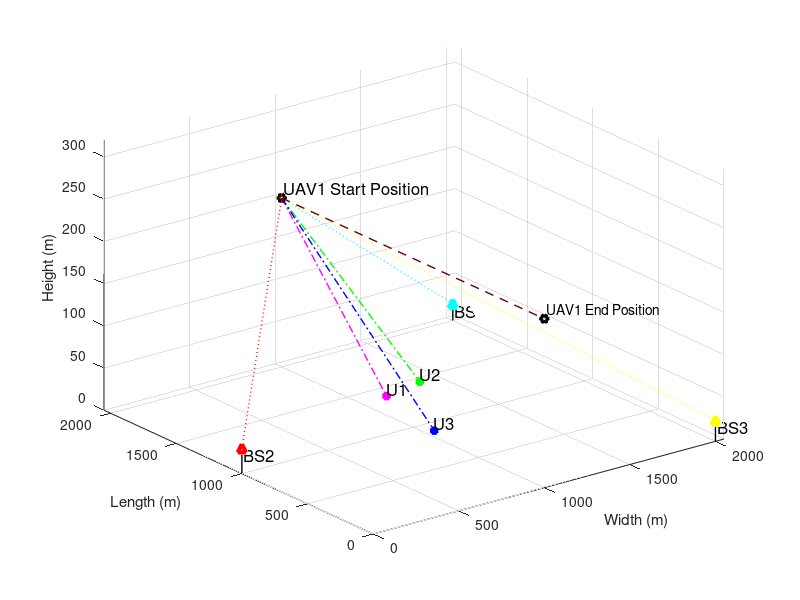

Here is the MATLAB script that generated this plot: (Note: this script raises an error after producing the figure.)
clc;
clear variables;
close all;

%% Simulation Environment

enWidth = 2000;             % Simulation Environment Width (X axis)
enLength = 2000;            % Simulation Environment Length (Y axis)
enHeight = 320;             % Simulation Environment Height (Z axis)
maxHeighUAV = 300;          % Maximum Height of UAV
minHeighUAV = 50;           % Minimum Height of UAV
noUsers = 3;                % Number of Users
noBS = 3;                   % Number of Base Sations
noUAV = 1;                  % Number of UAVs

%% Ground Users, Base Stations and UAV Positions


for i=1:noUAV
    % UAV Start Position
    xUAV_S(i) = 1000;       % UAV start position in X axis
    yUAV_S(i) = enLength;   % UAV start position in Y axis
    zUAV_S(i) = 200;        % UAV start position in Z axis
    
    % UAV End Position
    xUAV_E(i) = 1000;       % UAV end position in X axis
    yUAV_E(i) = 0;          % UAV end position in Y axis
    zUAV_E(i) = 200;        % UAV end position in Z axis
end

% Initialization of UAV moving positions
for i=1:noUAV
    xUAV(i) = 1000;         % UAV position in X axis
    yUAV(i) = enLength;     % UAV position in Y axis
    zUAV(i) = zUAV_S(i);    % UAV position in Z axis
end

% BS positions in the environment
xBS = [2000,0,2000];        % BSs positions in X axis
yBS = [2000,1000,0];        % BSs positions in Y axis
zBS = [20, 30, 25];         % BSs positions in Z axis

% Ground Users' posision
for i=1:noUsers
    xUser(i) = randi([enWidth/4, 3*enWidth/4]);     % User position in X axis
    yUser(i) = randi([enLength/4, 3*enLength/4]);   % User position in Y axis
    zUser(i) = 0;                                   % User position in Z axis = 0
end

%% Figure plot in Initialization of Environment


% Ground User plotting
figure,
%userPlot = plot3(xUser,yUser,zUser,'k*','linewidth',3); hold on;
userColorCode = ['m*';'g*';'b*'];
for o=1:noUsers
    userPlot(o) = plot3(xUser(o),yUser(o),zUser(o),userColorCode(o,:),'linewidth',3); 
    hold on;
end
for o=1:noUsers
    textUsers(o) = text(xUser(o)-10,yUser(o)-10,zUser(o)+10,['U',num2str(o)],'FontSize', 12);
    %textUsAngle(o) = text(xUser(o)+10,yUser(o)+10,['U_{\theta_{',num2str(o),'}}'],'FontSize', 12);
end

% UAVs Plotting
uavColorCode = ['kh'];
for o=1:noUAV
    plot3(xUAV_S(o), yUAV_S(o), zUAV_S(o), uavColorCode(o,:),'linewidth', 3);
end
for o=1:noUAV
    text(xUAV_S(o) + 20, yUAV_S(o) + 10, zUAV_S(o) + 10,['UAV',num2str(o),' Start Position'],'FontSize', 12);
end

for o=1:noUAV
    plot3(xUAV_E(o), yUAV_E(o), zUAV_E(o), uavColorCode(o,:),'linewidth', 3);
end
for o=1:noUAV
    text(xUAV_E(o) + 20, yUAV_E(o) + 10, zUAV_E(o) + 10,['UAV',num2str(o),' End Position']);
end

% BSs Plotting
bsColorCode = ['c^';'r^';'y^'];
for o=1:noBS
    plot3(xBS(o), yBS(o), zBS(o), bsColorCode(o,:),'linewidth', 3);
end
for o=1:noBS
    plot3([xBS(o) xBS(o)], [yBS(o) yBS(o)],[zBS(o) 0], 'k-','linewidth', 1); drawnow
    text(xBS(o) + 20, yBS(o) + 10, zBS(o) - 10,['BS', num2str(o)],'FontSize', 12);
end

% Plotting LoS Channel between BSs and UAVs
bsColorCodeLine = ['c:';'r:';'y:'];
for i = 1:noUAV
    for directBS = 1:noBS
        plot3([xUAV(i) xBS(directBS)], [yUAV(i) yBS(directBS)],[zUAV(i) zBS(directBS)], bsColorCodeLine(directBS,:),'linewidth', 1); drawnow
    end
end

% Plotting LoS Channel between users and UAVs
userColorCodeLine = ['m-.';'g-.';'b-.'];
for i = 1:noUAV
    for directUsers = 1:noUsers
        plot3([xUAV(i) xUser(directUsers)], [yUAV(i) yUser(directUsers)],[zUAV(i) zUser(directUsers)], userColorCodeLine(directUsers,:),'linewidth', 1); drawnow
    end
end

% Plotting UAV default path
for i = 1:noUAV
    plot3([xUAV_S(i) xUAV_E(i)], [yUAV_S(i) yUAV_E(i)],[zUAV_S(i) zUAV_E(i)], '--', 'Color', '#660000' ,'linewidth', 1); drawnow
end

mx = (zUAV_S - zUAV_E)/(yUAV_S - yUAV_E);
c = zUAV_S - mx*yUAV_S;

% 3D Plot labels
xlim([0 2050])
ylim([0 2050])
zlim([0 320])
xlabel('Width (m)');
ylabel('Length (m)');
zlabel('Height (m)');
grid on; hold on; drawnow

%% Information for path loss model

eta = 2.5;              % Path Loss Component
b_0dB = -50;            % Reference Channel Gain in dB
b_0 = db2pow(b_0dB);    % Reference Channel Gain in linear scale
k = 0.01;               % Additional attenuation for NLoS

%% Infromation for Rician Fading Model

% Rician factor
K_min = 4;      % K_min value in dB
K_max = 12;     % K_max value in dB

A1 = db2pow(K_min);
A2 = (2/pi)*log((db2pow(K_max))/A1);

%N = 10^5;
g = sqrt(1/2)*(randn(1,1)+1i*randn(1,1));


%% Simulation

for j = enLength:-100:0
    for i=1:noUAV
        zUAV(i) = mx*j + c;
        yUAV(i) = j;
        plot3(xUAV(i),  yUAV(i),  zUAV(i), 'r+','linewidth', 0.5);hold on;

        % LoS distance between UAVs and BSs
        for bm=1:noBS
            groundDisUAV_BS(i,bm) = sqrt((xUAV(i)-xBS(bm))^2 + (yUAV(i)-yBS(bm))^2);
            DisUAV_BS(i,bm) = sqrt(groundDisUAV_BS(i,bm)^2 + (zBS(bm)-zUAV(i))^2);
            
            % Elavation Angle in radiant between UAVs and Users
            angleUAV_BS(i,bm) = atan(abs(zBS(bm)-zUAV(i))/groundDisUAV_BS(i,bm))*(180/pi);
            
            PLoS_BS(index,i,bm) = 1/(1+(10*exp(-0.6*(angleUAV_BS(i,bm)-10))));
            
            pow_LoS_BS = b_0*(DisUAV_BS(i,bm)^(-eta));
            pow_NLoS_BS = k*b_0*(DisUAV_BS(i,bm)^(-eta));
            Ch_pow_LoS_BS(index,i,bm) = pow2db(pow_LoS_BS); 
            Ch_pow_NLoS_BS(index,i,bm) = pow2db(pow_NLoS_BS);
            
            % Expected Path Loss Channel gain
            E_bd_BS = PLoS_BS(index,i,bm)*pow_LoS_BS + (1 - PLoS_BS(index,i,bm))*pow_NLoS_BS;
            E_bd_dB_BS(index,i,bm) = pow2db(E_bd_BS); % in dB
            
            % Angle depend rician factor
            K_UAV_BS(i,bm) = A1*exp(A2*angleUAV_BS(i,bm)*(pi/180));
            
            g_UAV_BS(i,bm) = sqrt(K_UAV_BS(i,bm)/(1+K_UAV_BS(i,bm)))*g + sqrt(1/(1+K_UAV_BS(i,bm)))*g;
            
            h_UAV_BS(index,i,bm) = sqrt(pow_LoS_BS)*g_UAV_BS(i,bm);
            
            h_UAV_BS_dB(index,i,bm) = pow2db(abs(h_UAV_BS(index,i,bm))^2);
            
        end
        
        % LoS distance between UAVs and Users
        for m=1:noUsers
            groundDisUAV_User(i,m) = sqrt((xUAV(i)-xUser(m))^2 + (yUAV(i)-yUser(m))^2);
            DisUAV_User(i,m) = sqrt(groundDisUAV_User(i,m)^2 + zUAV(i)^2);
            
            % Elavation Angle in radiant between UAVs and Users
            angleUAV_User(i,m) = atan(zUAV(i)/groundDisUAV_User(i,m))*(180/pi);
            
            
            PLoS(index,i,m) = 1/(1+(10*exp(-0.6*(angleUAV_User(i,m)-10))));
            
            pow_LoS = b_0*(DisUAV_User(i,m)^(-eta));
            pow_NLoS = k*b_0*(DisUAV_User(i,m)^(-eta));
            Ch_pow_LoS(index,i,m) = pow2db(pow_LoS); 
            Ch_pow_NLoS(index,i,m) = pow2db(pow_NLoS);
            
            % Expected Path Loss Channel gain
            E_bd = PLoS(index,i,m)*pow_LoS + (1 - PLoS(index,i,m))*pow_NLoS;
            E_bd_dB(index,i,m) = pow2db(E_bd); % in dB
            
            
            % Angle depend rician factor
            K_UAV_User(i,m) = A1*exp(A2*angleUAV_User(i,m)*(pi/180));
            
            g_UAV_User(i,m) = sqrt(K_UAV_User(i,m)/(1+K_UAV_User(i,m)))*g + sqrt(1/(1+K_UAV_User(i,m)))*g;
            
            h_UAV_Users(index,i,m) = sqrt(pow_LoS)*g_UAV_User(i,m);
            
            h_UAV_Users_dB(index,i,m) = pow2db(abs(h_UAV_Users(index,i,m))^2);
           
        end
        
        % Power coefficeints calculation for users
        [pow_coef_array_ch(index,:), pow_coef_array_fr(index,:)] = findPowCoeff(abs(h_UAV_Users(index,i,:)),noUsers);
        
        % Achievable Rate Calculations for Users
        [achievableRate_ch(index,:), achievableRate_fr(index,:)] = findAchievableRate(h_UAV_Users(index,i,:),pow_coef_array_ch(index,:),pow_coef_array_fr(index,:),noUsers);
        
        % Achievable Rate Calculations for BSs
        achievableRate_BS(index,:) = findAchievableRate_BS(h_UAV_BS(index,i,:),noBS);
        
        % Achievable Rate Calculations for Users in SWIPT model
        [achievableRate_ch_SWIPT(index,:), achievableRate_fr_SWIPT(index,:)] = findAchievableRate_SWIPT(h_UAV_Users(index,i,:),h_UAV_BS(index,i,:),pow_coef_array_ch(index,:),pow_coef_array_fr(index,:),noUsers);
        
        minRate = min(achievableRate_ch(index,:))
        if index>1 && index<21
            updatedPosition = positionUpdate_PSO(xUAV(i),yUAV(i),zUAV(i),minRate,noUsers,xUser,yUser,g);
            up_xUAV(index,i) = xUAV(i) + updatedPosition.position(1);
            up_zUAV(index,i) = zUAV(i) + updatedPosition.position(2);
            up_yUAV(index,i) = yUAV(i);
        else
            up_xUAV(index,i) = xUAV(i);
            up_yUAV(index,i) = yUAV(i);
            up_zUAV(index,i) = zUAV(i);
        end
        plot3(up_xUAV(index,i),  up_yUAV(index,i),  up_zUAV(index,i), 'gh','linewidth', 0.5);hold on;
        
        if index>1 
            plot3([up_xUAV(index-1,i) up_xUAV(index,i)], [up_yUAV(index-1,i) up_yUAV(index,i)],[up_zUAV(index-1,i) up_zUAV(index,i)], 'g--','linewidth', 0.5); drawnow
        end
       % updatedPosition.minRate
        % LoS distance between UAVs and BSs
        for bm=1:noBS
            groundDisUAV_BS_Up(i,bm) = sqrt((up_xUAV(index,i)-xBS(bm))^2 + (up_yUAV(index,i)-yBS(bm))^2);
            DisUAV_BS_Up(i,bm) = sqrt(groundDisUAV_BS_Up(i,bm)^2 + (zBS(bm)-up_zUAV(index,i))^2);
            
            % Elavation Angle in radiant between UAVs and Users
            angleUAV_BS_Up(i,bm) = atan(abs(zBS(bm)-up_zUAV(index,i))/groundDisUAV_BS_Up(i,bm))*(180/pi);
            
            PLoS_BS_Up(index,i,bm) = 1/(1+(10*exp(-0.6*(angleUAV_BS_Up(i,bm)-10))));
            
            pow_LoS_BS_Up = b_0*(DisUAV_BS_Up(i,bm)^(-eta));
            pow_NLoS_BS_Up = k*b_0*(DisUAV_BS_Up(i,bm)^(-eta));
            Ch_pow_LoS_BS_Up(index,i,bm) = pow2db(pow_LoS_BS_Up); 
            Ch_pow_NLoS_BS_Up(index,i,bm) = pow2db(pow_NLoS_BS_Up);
            
            % Expected Path Loss Channel gain
            E_bd_BS_Up = PLoS_BS_Up(index,i,bm)*pow_LoS_BS_Up + (1 - PLoS_BS_Up(index,i,bm))*pow_NLoS_BS_Up;
            E_bd_dB_BS_Up(index,i,bm) = pow2db(E_bd_BS_Up); % in dB
            
            % Angle depend rician factor
            K_UAV_BS_Up(i,bm) = A1*exp(A2*angleUAV_BS_Up(i,bm)*(pi/180));
            
            g_UAV_BS_Up(i,bm) = sqrt(K_UAV_BS_Up(i,bm)/(1+K_UAV_BS_Up(i,bm)))*g + sqrt(1/(1+K_UAV_BS_Up(i,bm)))*g;
            
            h_UAV_BS_Up(index,i,bm) = sqrt(pow_LoS_BS_Up)*g_UAV_BS_Up(i,bm);
            
            h_UAV_BS_dB_Up(index,i,bm) = pow2db(abs(h_UAV_BS_Up(index,i,bm))^2);
            
        end
        
        % LoS distance between UAVs and Users
        for m=1:noUsers
            groundDisUAV_User_Up(i,m) = sqrt((up_xUAV(index,i)-xUser(m))^2 + (up_yUAV(index,i)-yUser(m))^2);
            DisUAV_User_Up(i,m) = sqrt(groundDisUAV_User_Up(i,m)^2 + up_zUAV(index,i)^2);
            
            % Elavation Angle in radiant between UAVs and Users
            angleUAV_User_Up(i,m) = atan(up_zUAV(index,i)/groundDisUAV_User_Up(i,m))*(180/pi);
            
            
            PLoS_Up(index,i,m) = 1/(1+(10*exp(-0.6*(angleUAV_User_Up(i,m)-10))));
            
            pow_LoS_Up = b_0*(DisUAV_User_Up(i,m)^(-eta));
            pow_NLoS_Up = k*b_0*(DisUAV_User_Up(i,m)^(-eta));
            Ch_pow_LoS_Up(index,i,m) = pow2db(pow_LoS_Up); 
            Ch_pow_NLoS_Up(index,i,m) = pow2db(pow_NLoS_Up);
            
            % Expected Path Loss Channel gain
            E_bd_Up = PLoS_Up(index,i,m)*pow_LoS_Up + (1 - PLoS_Up(index,i,m))*pow_NLoS_Up;
            E_bd_dB_Up(index,i,m) = pow2db(E_bd_Up); % in dB
            
            
            % Angle depend rician factor
            K_UAV_User_Up(i,m) = A1*exp(A2*angleUAV_User_Up(i,m)*(pi/180));
            
            g_UAV_User_Up(i,m) = sqrt(K_UAV_User_Up(i,m)/(1+K_UAV_User_Up(i,m)))*g + sqrt(1/(1+K_UAV_User_Up(i,m)))*g;
            
            h_UAV_Users_Up(index,i,m) = sqrt(pow_LoS_Up)*g_UAV_User_Up(i,m);
            
            h_UAV_Users_dB_Up(index,i,m) = pow2db(abs(h_UAV_Users_Up(index,i,m))^2);
           
        end
%         %%%%%%%%%%%%%%%%%%%%%%%%%%%%%%%%%%%%%%%%%%%%%%%%%%%%%%%%%%%%%%%%%%%%%%%%%%%%%%%%%%%%%%%%%%%%%%%%%%
%         minRate_SWIPT = min(achievableRate_ch_SWIPT(index,:))
%         if index>1 && index<21
%             updatedPosition_SWIPT = positionUpdate_PSO_SWIPT(xUAV(i),yUAV(i),zUAV(i),xBS,yBS,zBS,minRate,noUsers,xUser,yUser,g,noBS);
%             up_xUAV_SWIPT(index,i) = xUAV(i) + updatedPosition_SWIPT.position(1);
%             up_zUAV_SWIPT(index,i) = zUAV(i) + updatedPosition_SWIPT.position(2);
%             up_yUAV_SWIPT(index,i) = yUAV(i);
%         else
%             up_xUAV_SWIPT(index,i) = xUAV(i);
%             up_yUAV_SWIPT(index,i) = yUAV(i);
%             up_zUAV_SWIPT(index,i) = zUAV(i);
%         end
%         plot3(up_xUAV_SWIPT(index,i),  up_yUAV_SWIPT(index,i),  up_zUAV_SWIPT(index,i), 'gp','linewidth', 0.5);hold on;
%         
%         if index>1 
%             plot3([up_xUAV_SWIPT(index-1,i) up_xUAV_SWIPT(index,i)], [up_yUAV_SWIPT(index-1,i) up_yUAV_SWIPT(index,i)],[up_zUAV_SWIPT(index-1,i) up_zUAV_SWIPT(index,i)], 'm--','linewidth', 0.5); drawnow
%         end
%        % updatedPosition.minRate
%         % LoS distance between UAVs and BSs
%         for bm=1:noBS
%             groundDisUAV_BS_Up_SWIPT(i,bm) = sqrt((up_xUAV_SWIPT(index,i)-xBS(bm))^2 + (up_yUAV_SWIPT(index,i)-yBS(bm))^2);
%             DisUAV_BS_Up_SWIPT(i,bm) = sqrt(groundDisUAV_BS_Up_SWIPT(i,bm)^2 + (zBS(bm)-up_zUAV_SWIPT(index,i))^2);
%             
%             % Elavation Angle in radiant between UAVs and Users
%             angleUAV_BS_Up_SWIPT(i,bm) = atan(abs(zBS(bm)-up_zUAV_SWIPT(index,i))/groundDisUAV_BS_Up_SWIPT(i,bm))*(180/pi);
%             
%             PLoS_BS_Up_SWIPT(index,i,bm) = 1/(1+(10*exp(-0.6*(angleUAV_BS_Up_SWIPT(i,bm)-10))));
%             
%             pow_LoS_BS_Up_SWIPT = b_0*(DisUAV_BS_Up_SWIPT(i,bm)^(-eta));
%             pow_NLoS_BS_Up_SWIPT = k*b_0*(DisUAV_BS_Up_SWIPT(i,bm)^(-eta));
%             Ch_pow_LoS_BS_Up_SWIPT(index,i,bm) = pow2db(pow_LoS_BS_Up_SWIPT); 
%             Ch_pow_NLoS_BS_Up_SWIPT(index,i,bm) = pow2db(pow_NLoS_BS_Up_SWIPT);
%             
%             % Expected Path Loss Channel gain
%             E_bd_BS_Up_SWIPT = PLoS_BS_Up_SWIPT(index,i,bm)*pow_LoS_BS_Up_SWIPT + (1 - PLoS_BS_Up_SWIPT(index,i,bm))*pow_NLoS_BS_Up_SWIPT;
%             E_bd_dB_BS_Up_SWIPT(index,i,bm) = pow2db(E_bd_BS_Up_SWIPT); % in dB
%             
%             % Angle depend rician factor
%             K_UAV_BS_Up_SWIPT(i,bm) = A1*exp(A2*angleUAV_BS_Up_SWIPT(i,bm)*(pi/180));
%             
%             g_UAV_BS_Up_SWIPT(i,bm) = sqrt(K_UAV_BS_Up_SWIPT(i,bm)/(1+K_UAV_BS_Up_SWIPT(i,bm)))*g + sqrt(1/(1+K_UAV_BS_Up_SWIPT(i,bm)))*g;
%             
%             h_UAV_BS_Up_SWIPT(index,i,bm) = sqrt(pow_LoS_BS_Up_SWIPT)*g_UAV_BS_Up_SWIPT(i,bm);
%             
%             h_UAV_BS_dB_Up_SWIPT(index,i,bm) = pow2db(abs(h_UAV_BS_Up_SWIPT(index,i,bm))^2);
%             
%         end
%         
%         % LoS distance between UAVs and Users
%         for m=1:noUsers
%             groundDisUAV_User_Up_SWIPT(i,m) = sqrt((up_xUAV_SWIPT(index,i)-xUser(m))^2 + (up_yUAV_SWIPT(index,i)-yUser(m))^2);
%             DisUAV_User_Up_SWIPT(i,m) = sqrt(groundDisUAV_User_Up_SWIPT(i,m)^2 + up_zUAV_SWIPT(index,i)^2);
%             
%             % Elavation Angle in radiant between UAVs and Users
%             angleUAV_User_Up_SWIPT(i,m) = atan(up_zUAV_SWIPT(index,i)/groundDisUAV_User_Up_SWIPT(i,m))*(180/pi);
%             
%             
%             PLoS_Up_SWIPT(index,i,m) = 1/(1+(10*exp(-0.6*(angleUAV_User_Up_SWIPT(i,m)-10))));
%             
%             pow_LoS_Up_SWIPT = b_0*(DisUAV_User_Up_SWIPT(i,m)^(-eta));
%             pow_NLoS_Up_SWIPT = k*b_0*(DisUAV_User_Up_SWIPT(i,m)^(-eta));
%             Ch_pow_LoS_Up_SWIPT(index,i,m) = pow2db(pow_LoS_Up_SWIPT); 
%             Ch_pow_NLoS_Up_SWIPT(index,i,m) = pow2db(pow_NLoS_Up_SWIPT);
%             
%             % Expected Path Loss Channel gain
%             E_bd_Up_SWIPT = PLoS_Up_SWIPT(index,i,m)*pow_LoS_Up_SWIPT + (1 - PLoS_Up_SWIPT(index,i,m))*pow_NLoS_Up_SWIPT;
%             E_bd_dB_Up_SWIPT(index,i,m) = pow2db(E_bd_Up_SWIPT); % in dB
%             
%             
%             % Angle depend rician factor
%             K_UAV_User_Up_SWIPT(i,m) = A1*exp(A2*angleUAV_User_Up_SWIPT(i,m)*(pi/180));
%             
%             g_UAV_User_Up_SWIPT(i,m) = sqrt(K_UAV_User_Up_SWIPT(i,m)/(1+K_UAV_User_Up_SWIPT(i,m)))*g + sqrt(1/(1+K_UAV_User_Up_SWIPT(i,m)))*g;
%             
%             h_UAV_Users_Up_SWIPT(index,i,m) = sqrt(pow_LoS_Up_SWIPT)*g_UAV_User_Up_SWIPT(i,m);
%             
%             h_UAV_Users_dB_Up_SWIPT(index,i,m) = pow2db(abs(h_UAV_Users_Up_SWIPT(index,i,m))^2);
%            
%         end
% 
%         
%         
%         
%         %%%%%%%%%%%%%%%%%%%%%%%%%%%%%%%%%%%%%%%%%%%%%%%%%%%%%%%%%%%%%%%%%%%%%%%%%%%%%%%%%%%%%%%%%%%%%%%%%
        % Power coefficeints calculation for users
        [pow_coef_array_ch_Up(index,:), pow_coef_array_fr_Up(index,:)] = findPowCoeff(abs(h_UAV_Users_Up(index,i,:)),noUsers);
        
        % Achievable Rate Calculations for Users
        [achievableRate_ch_Up(index,:), achievableRate_fr_Up(index,:)] = findAchievableRate(h_UAV_Users_Up(index,i,:),pow_coef_array_ch_Up(index,:),pow_coef_array_fr_Up(index,:),noUsers);
        
        % Achievable Rate Calculations for BSs
        achievableRate_BS_Up(index,:) = findAchievableRate_BS(h_UAV_BS_Up(index,i,:),noBS);
        
        % Achievable Rate Calculations for Users in SWIPT model
        [achievableRate_ch_SWIPT_Up(index,:), achievableRate_fr_SWIPT_Up(index,:)] = findAchievableRate_SWIPT(h_UAV_Users_Up(index,i,:),h_UAV_BS_Up(index,i,:),pow_coef_array_ch_Up(index,:),pow_coef_array_fr_Up(index,:),noUsers);
        
        minAchRate(index) = min(achievableRate_ch(index,:));
        minAchRate_Up(index) = min(achievableRate_ch_Up(index,:));
        
        minAchRate_SWIPT(index) = min(achievableRate_ch_SWIPT(index,:));
        minAchRate_Up_SWIPT(index) = min(achievableRate_ch_SWIPT_Up(index,:));
        
        
%     
%         
%         %%%%%%%%%%%%%%%%%%%%%%%%%%%%%%%%%%%%%%%%%%%%%%%%%%%%%%%%%%%%%%%%%%%%%%%%%%%%%%%%%%%%%%%%%%%%%%%%%%%
%         
%         % Power coefficeints calculation for users
%         [pow_coef_array_ch_Up_SWIPT(index,:), pow_coef_array_fr_Up_SWIPT(index,:)] = findPowCoeff(abs(h_UAV_Users_Up_SWIPT(index,i,:)),noUsers);
%         
%         % Achievable Rate Calculations for Users
%         %[achievableRate_ch_Up_SWIPT(index,:), achievableRate_fr_Up_SWIPT(index,:)] = findAchievableRate(h_UAV_Users_Up_SWIPT(index,i,:),pow_coef_array_ch_Up_SWIPT(index,:),pow_coef_array_fr_Up_SWIPT(index,:),noUsers);
%         
%         % Achievable Rate Calculations for BSs
%         %achievableRate_BS_Up_SWIPT(index,:) = findAchievableRate_BS(h_UAV_BS_Up_SWIPT(index,i,:),noBS);
%         
%         % Achievable Rate Calculations for Users in SWIPT model
%         [achievableRate_ch_SWIPT_Up(index,:), achievableRate_fr_SWIPT_Up(index,:)] = findAchievableRate_SWIPT(h_UAV_Users_Up_SWIPT(index,i,:),h_UAV_BS_Up_SWIPT(index,i,:),pow_coef_array_ch_Up_SWIPT(index,:),pow_coef_array_fr_Up_SWIPT(index,:),noUsers);
%         
%         %%%%%%%%%%%%%%%%%%%%%%%%%%%%%%%%%%%%%%%%%%%%%%%%%%%%%%%%%%%%%%%%%%%%%%%%%%%%%%%%%%%%%%%%%%%%%%%%%%%
%         
%         minAchRate_SWIPT(index) = min(achievableRate_ch_SWIPT(index,:));
%         minAchRate_Up_SWIPT(index) = min(achievableRate_ch_SWIPT_Up(index,:));
%         
        
    end
    index = index +1;
end
